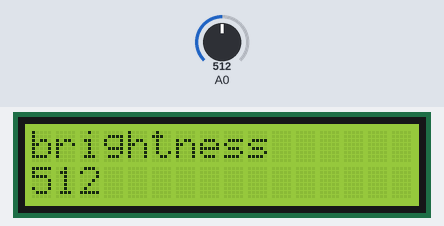
This sketch was run on a simulated Arduino Uno, built with avr-gcc and run on an emulated ATmega328P. On the bench: 16×2 character LCD. Inputs (shaded band) come from the test bench; at power-on: A0 = 512.

Above: at 1.2 s.
1.3 s: A0 set to 716
At 2.3 s:
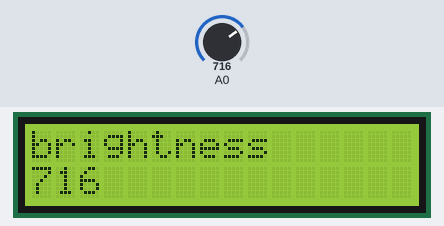
3.0 s: A0 set to 900
At 4.2 s:
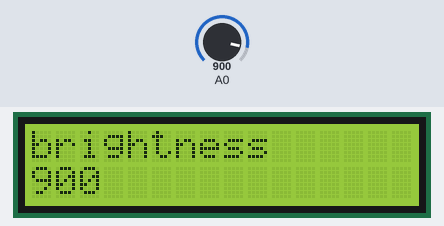
4.6 s: A0 set to 1023
At 5.0 s:
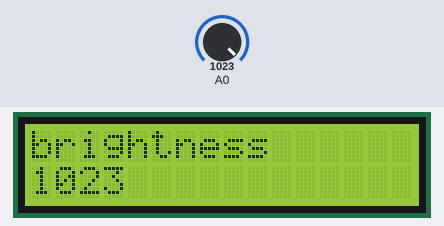
Timing chart, 0 to 7.6 s (numbered marks = the images above; inputs shaded):
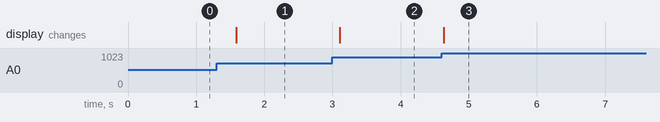

Measured:
- after the input at 1.3 s, the display: changes after 0.29 s (image 1)
- after the input at 3.0 s, the display: changes after 0.11 s (image 2)
- after the input at 4.6 s, the display: changes at once (image 3)

The sketch:

lcd.jodo.ino
```cpp
#include <LiquidCrystal.h>
LiquidCrystal lcd(7,8,9,10,11,12);

void setup() {
  lcd.begin(16,2);

}

void loop() {
  lcd.clear();
  lcd.print("brightness");
  int sensorValue = analogRead(A0);
  lcd.setCursor(0,1);
  lcd.print(sensorValue);

  delay(300);
}
```
